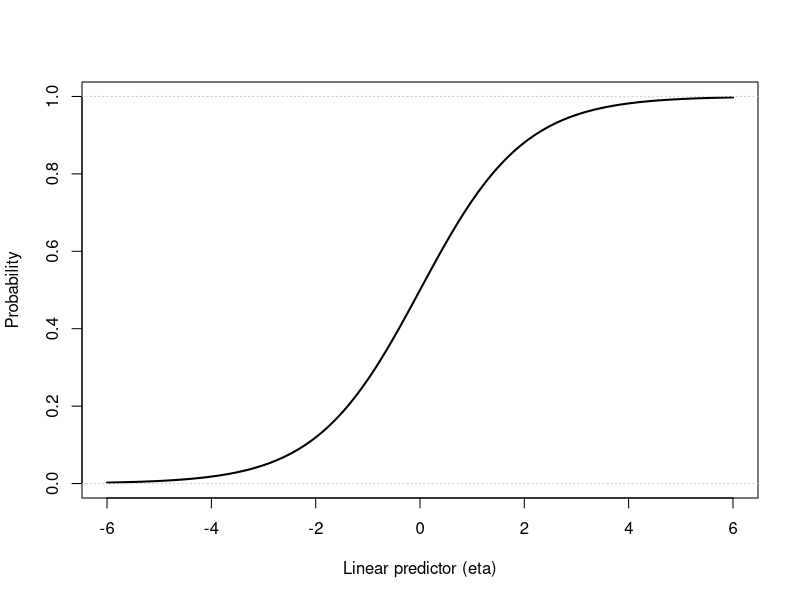

The R script that drew this image:
## ---- chunk 1
table(mtcars$am)
prop.table(table(mtcars$am))
## ---- chunk 2
p <- 0.2
odds <- p / (1 - p)
logit <- log(odds)
c(p = p, odds = odds, logit = logit)
## ---- chunk 3
eta <- seq(-6, 6, length.out = 200)
plot(eta, plogis(eta), type = "l", lwd = 2,
     xlab = "Linear predictor (eta)", ylab = "Probability")
abline(h = c(0, 1), col = "grey80", lty = 3)
## ---- chunk 4
fit <- glm(am ~ wt, data = mtcars, family = binomial)
summary(fit)
## ---- chunk 5
new_cars <- data.frame(wt = c(2.2, 3.0, 3.8))
predict(fit, newdata = new_cars, type = "response")
